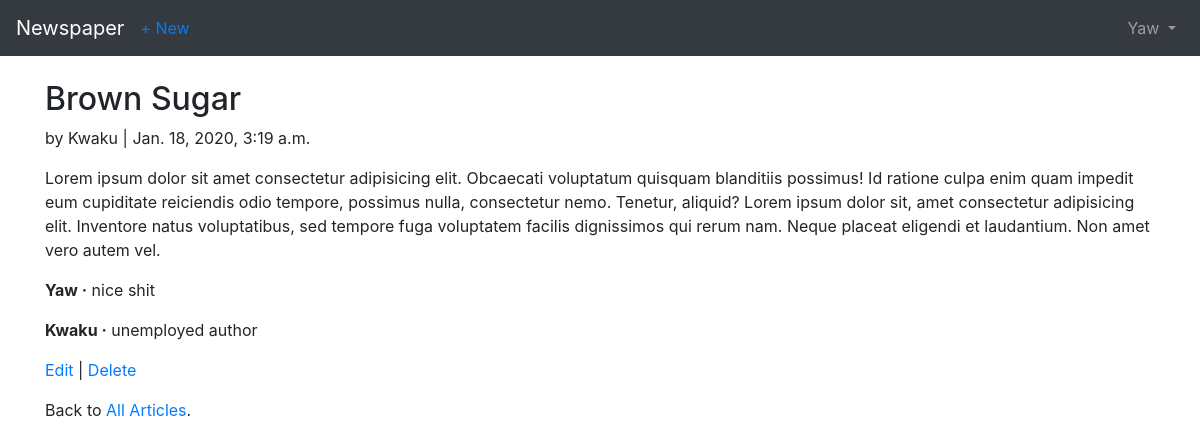
Page /articles/articles/3/ (signed in) on the committed database.
### users/models.py (models this page shows)
class CustomUser(AbstractUser):
    age = models.PositiveIntegerField(null=True, blank=True)

### articles/models.py (models this page shows, shortened)
class Article(models.Model):
    author = models.ForeignKey(get_user_model(),on_delete=models.CASCADE)
    title = models.CharField(max_length=255)
    body = models.TextField()
    date = models.DateTimeField(auto_now_add=True)

class Comment(models.Model):
    author = models.ForeignKey(get_user_model(),on_delete=models.CASCADE)
    article = models.ForeignKey('Article',on_delete=models.CASCADE,related_name='comments')
    comment = models.TextField()
    def __str__(self):
        return self.comment

### articles/views.py (the view)
# urls.py: path('articles/<int:pk>/',views.ArticleDetailView.as_view(),name='article_detail'),
class ArticleDetailView(LoginRequiredMixin,DetailView):
    model = Article
    context_object_name = 'article'
    template_name = 'article_detail.html'

### templates/article_detail.html (shortened to what this page needs)
{% extends "base.html" %}
{% block content %}
    <div class="article-entry">
        <h2>{{ object.title }}</h2>
        <p>by {{ object.author }} | {{ object.date }}</p>
        <p>{{ object.body }}</p>
    </div>
    {% for comment in object.comments.all %}
        <p>
            <span class="font-weight-bold">{{ comment.author }} &middot;</span>
            {{ comment }}
        </p>
    {% endfor %}
    <p>
        <a href="{% url 'article_update' article.pk %}">Edit</a> |
        <a href="{% url 'article_delete' article.pk %}">Delete</a>
    </p>
    <p>Back to <a href="{% url 'article_list' %}">All Articles</a>.</p>
{% endblock content %}

### templates/base.html (shortened to what this page needs)
<!doctype html>
<html lang="en">
  <head>
    <link rel="stylesheet" href="https://stackpath.bootstrapcdn.com/bootstrap/4.4.1/css/bootstrap.min.css">
  </head>
  <body>
    <nav class="navbar navbar-expand-md navbar-dark bg-dark mb-4">
        <a href="{% url 'home' %}" class="navbar-brand">Newspaper</a>
        {% if user.is_authenticated %}
            <ul class="navbar-nav mr-auto">
                <li class="nav-item">
                    <a href="{% url 'article_create' %}">+ New</a>
                </li>
            </ul>
        {% endif %}
        {% if user.is_authenticated %}
        <ul class="navbar-nav ml-auto">
            <li class="nav-item">
                <a class="nav-link dropdown-toggle" href="#" id="userMenu"
                data-toggle="dropdown" aria-haspopup="true" aria-expanded="false">
                    {{ user.username }}
                </a>
            </li>
        </ul>
        {% else %}
        <form class="form-inline ml-auto">
            <a href="{% url 'login' %}" class="btn btn-outline-success my-2 my-sm-0" type="submit">Login</a>
            <a href="{% url 'signup' %}" class="btn btn-outline-primary my-2 my-sm-0 mx-2" type="submit">Sign Up</a>
        </form>
        {% endif %}
    </nav>
    <div class="container">
        {% block content %}
        {% endblock content %}
    </div>
  </body>
</html>

### rows in the picture
CustomUser: username "Yaw"
Article: title "Brown Sugar", author "Kwaku", date "Jan. 18, 2020, 3:19 a.m.", body "Lorem ipsum dolor sit amet consectetur adipisicing elit. Obcaecati voluptatum quisquam blanditiis possimus! Id ratione culpa enim quam impedit eum cupiditate reiciendis odio tempore, possimus nulla, consectetur nemo. Tenetur, aliquid? Lorem ipsum dolor sit, amet consectetur adipisicing elit. Inventore natus voluptatibus, sed tempore fuga voluptatem facilis dignissimos qui rerum nam. Neque placeat eligendi et laudantium. Non amet vero autem vel."
Comment: author "Yaw", comment "nice shit"
Comment: author "Kwaku", comment "unemployed author"
